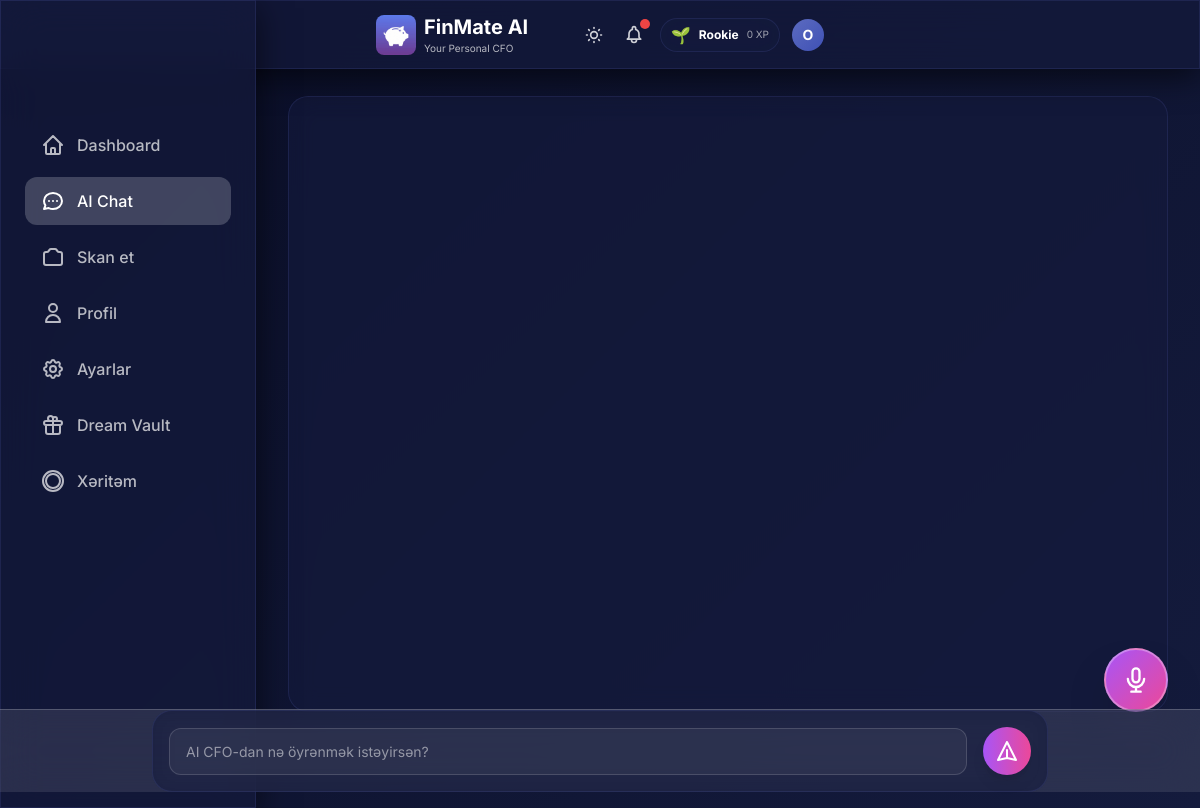
The page /chat (signed in) on the database as committed earlier.
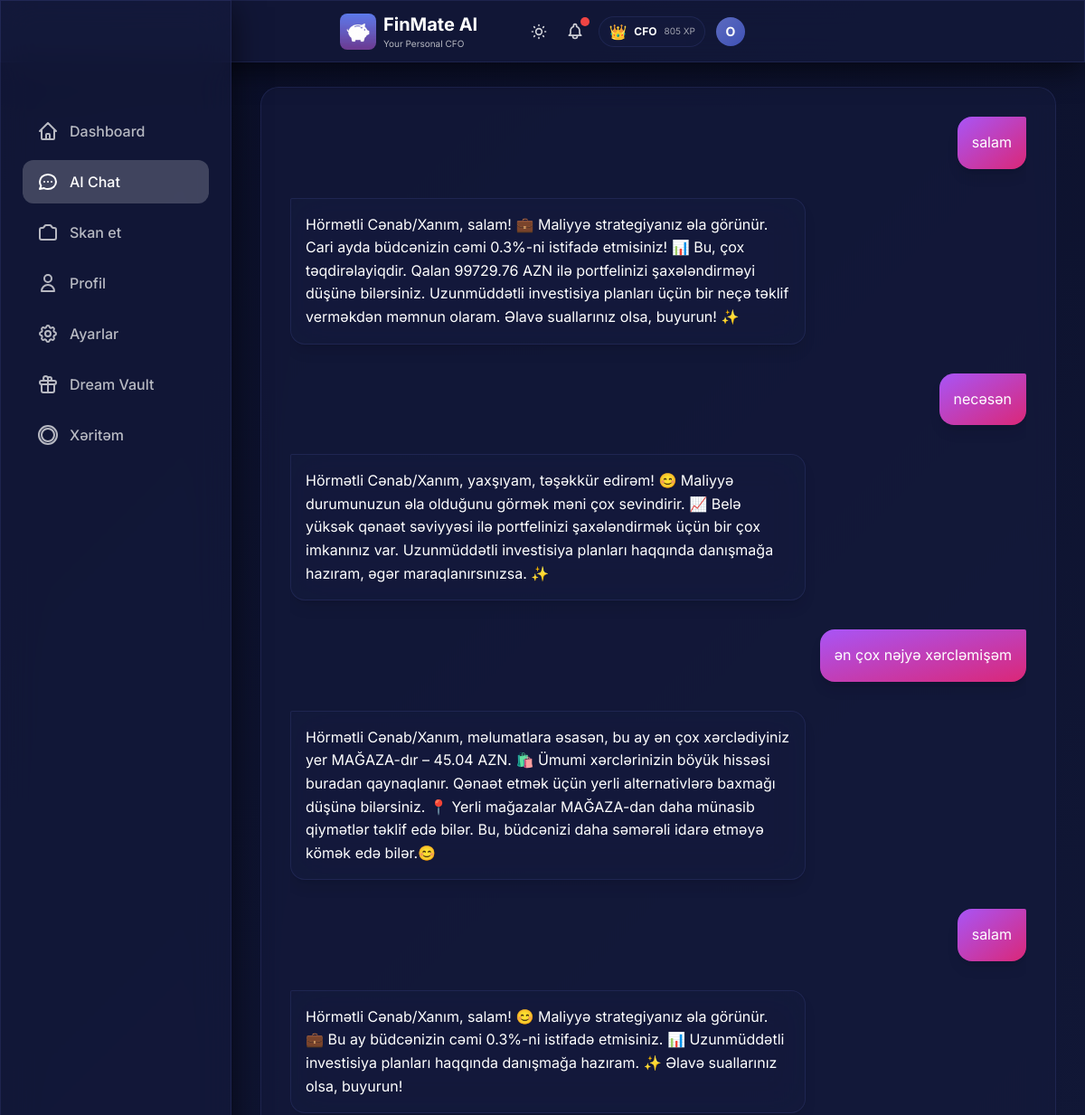
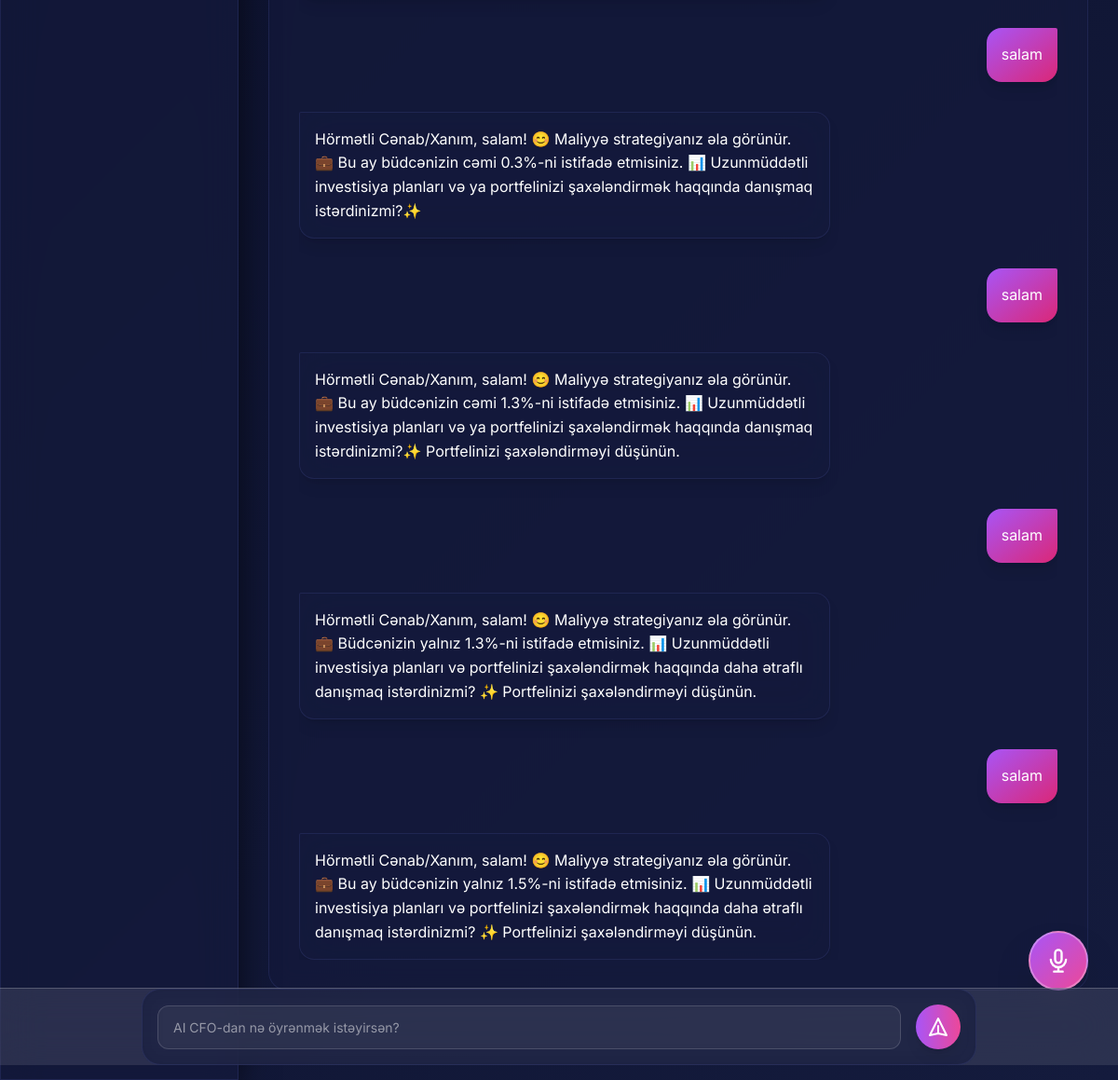
The same page on the database as committed later (2 pictures, top to bottom).
### models.py (models this page shows, shortened)
class User(Base):
    __tablename__ = "users"
    id = Column(Integer, primary_key=True, index=True)
    username = Column(String, unique=True, index=True, nullable=False)
    password_hash = Column(String, nullable=True)  # Hashed password (nullable for demo user)
    monthly_income = Column(Float, nullable=True)  # Monthly salary/income
    monthly_budget = Column(Float, default=1000.0)
    xp_points = Column(Integer, default=0)
    level_title = Column(String, default="Rookie")
    preferred_language = Column(String, default="az")  # az, en, ru
    voice_enabled = Column(Boolean, default=True)
    daily_budget_limit = Column(Float, nullable=True)
    currency = Column(String, default="AZN")  # Display/Base currency
    personality_mode = Column(String, default="normal")  # normal, mom, strict
    is_premium = Column(Boolean, default=False)  # Premium subscription status
    readability_mode = Column(Boolean, default=False)  # Accessibility mode for vision-impaired users
    ai_name = Column(String, default="FinMate")  # Customizable AI name
    ai_attitude = Column(String, default="Professional")  # Strict, Funny, Sarcastic, Supportive
    ai_style = Column(String, default="Formal")  # Slang, Shakespearean, Dialect, Short
    ai_persona_mode = Column(String, default="Auto")  # Auto (behavioral profiling) or Manual
    login_streak = Column(Integer, default=0)
    last_login_date = Column(Date, nullable=True)
    created_at = Column(DateTime, default=datetime.utcnow)
    expenses = relationship("Expense", back_populates="user", cascade="all, delete-orphan")
    chat_messages = relationship("ChatMessage", back_populates="user", cascade="all, delete-orphan")
    xp_logs = relationship("XPLog", back_populates="user", cascade="all, delete-orphan")
    dreams = relationship("Dream", back_populates="user", cascade="all, delete-orphan")

class ChatMessage(Base):
    __tablename__ = "chat_messages"
    id = Column(Integer, primary_key=True, index=True)
    user_id = Column(Integer, ForeignKey("users.id"), nullable=False)
    role = Column(String, nullable=False)  # 'user' or 'ai'
    content = Column(Text, nullable=False)
    timestamp = Column(DateTime, default=datetime.utcnow, nullable=False)
    user = relationship("User", back_populates="chat_messages")

### main.py (the view)
@app.get("/chat", response_class=HTMLResponse)
async def chat_page(request: Request, db: Session = Depends(get_db)):
    user = get_current_user(request, db)
    if not user:
        return RedirectResponse(url="/login", status_code=303)
    messages = db.query(ChatMessage).filter(
        ChatMessage.user_id == user.id
    ).order_by(ChatMessage.timestamp.asc()).all()
    return templates.TemplateResponse("chat.html", {
        "request": request,
        "user": user,
        "messages": messages
    })

### templates/chat.html (shortened to what this page needs)
{% extends "base.html" %}
{% block extra_head %}
<link rel="stylesheet" href="/static/css/chat.css">
{% endblock %}
{% block content %}
<div class="max-w-5xl mx-auto px-2 sm:px-4">
    <div class="glass-card p-6 sm:p-8 mb-32 lg:mb-16">
        <div class="chat-container" id="chatContainer">
            <div id="messages" class="space-y-6 sm:space-y-8">
                {% for message in messages %}
                {% if message.role == 'user' %}
                <div class="flex justify-end">
                    <div
                        class="message-bubble bg-gradient-to-br from-purple-500 to-pink-600 text-white p-4 rounded-2xl rounded-tr-sm shadow-lg">
                        {{ message.content | safe }}
                    </div>
                </div>
                {% else %}
                <div class="flex justify-start">
                    <div class="message-bubble glass p-4 rounded-2xl rounded-tl-sm text-white shadow-lg">
                        {{ message.content | safe }}
                    </div>
                </div>
                {% endif %}
                {% endfor %}
            </div>
        </div>
    </div>
</div>
<div
    class="chat-input-container fixed bottom-20 sm:bottom-24 left-0 right-0 px-4 sm:px-6 md:bottom-4 transition-all duration-300 z-50">
    <div class="max-w-4xl mx-auto">
        <form hx-post="/api/chat" hx-target="#messages" hx-swap="beforeend" hx-headers='{"X-Client-Appended":"true"}'
            hx-on::after-request="this.reset(); scrollToBottom();"
            class="glass-card p-3 sm:p-4 flex items-center gap-3 sm:gap-4" id="chat-form">
            <input type="text" name="message" placeholder="AI CFO-dan nə öyrənmək istəyirsən?" required
                class="chat-input-field flex-1" autocomplete="off" id="chat-input" />
            <button type="submit"
                class="w-10 h-10 sm:w-12 sm:h-12 flex-shrink-0 rounded-full bg-gradient-to-r from-purple-500 to-pink-500 flex items-center justify-center hover:scale-110 transition shadow-lg group">
                <svg class="w-5 h-5 sm:w-6 sm:h-6 text-white group-hover:scale-110 transition" fill="none"
                    stroke="currentColor" viewBox="0 0 24 24">
                    <path stroke-linecap="round" stroke-linejoin="round" stroke-width="2"
                        d="M12 19l9 2-9-18-9 18 9-2zm0 0v-8"></path>
                </svg>
            </button>
        </form>
    </div>
</div>
{% endblock %}

### templates/base.html (shortened to what this page needs)
<!DOCTYPE html>
<html lang="az" data-theme="dark">
<head>
    <link href="https://cdn.jsdelivr.net/npm/daisyui@4.4.19/dist/full.min.css" rel="stylesheet" type="text/css" />
    <script src="https://cdn.tailwindcss.com"></script>
    <script src="/static/js/tailwind-config.js"></script>
    <link rel="stylesheet" href="/static/css/base.css">
    {% block extra_head %}{% endblock %}
</head>
<body>
    <div class="glass fixed top-0 left-0 right-0 z-40 px-2 sm:px-4 py-2 sm:py-3">
        <div class="flex items-center justify-between max-w-md mx-auto">
            <div class="min-w-0 flex-1 flex items-center gap-2">
                <img src="/static/icons/icon-192.png" alt="FinMate AI"
                    class="w-8 h-8 sm:w-10 sm:h-10 rounded-lg flex-shrink-0" onerror="this.style.display='none'">
                <div class="min-w-0">
                    <h1 class="text-lg sm:text-xl font-bold text-white truncate">FinMate AI</h1>
                    <p class="text-[9px] sm:text-[10px] text-white/70">Your Personal CFO</p>
                </div>
            </div>
            <div class="flex items-center gap-2 sm:gap-3 relative flex-shrink-0">
                <button id="theme-toggle" class="relative text-white/80 hover:text-white transition p-1"
                    title="Tema dəyişdir">
                </button>
                <button id="alert-bell" class="relative text-white/80 hover:text-white transition p-1">
                    <span id="alert-counter"
                        class="absolute -top-0.5 -right-0.5 w-2.5 h-2.5 bg-red-500 rounded-full shadow-lg"></span>
                </button>
                {% if user and user.xp_points is defined %}
                <div
                    class="hidden sm:flex items-center gap-1.5 sm:gap-2 glass-card px-2 sm:px-2.5 py-0.5 sm:py-1 rounded-full">
                    <span class="text-sm sm:text-base">{% if user.level_title == 'Rookie' %}🌱{% elif user.level_title
                        == 'Saver'
                        %}💰{% elif user.level_title == 'Analyst' %}📊{% elif user.level_title == 'Manager' %}🎯{%
                        elif
                        user.level_title == 'CFO' %}👑{% else %}⭐{% endif %}</span>
                    <span class="text-[10px] sm:text-xs font-bold text-white hidden md:inline">{{ user.level_title
                        }}</span>
                    <span class="text-[9px] sm:text-[10px] text-white/60">{{ user.xp_points }} XP</span>
                </div>
                {% endif %}
                <div class="relative flex-shrink-0 group">
                    <button type="button" id="profile-dropdown-btn" class="relative focus:outline-none">
                        <div id="user-avatar"
                            class="w-7 h-7 sm:w-8 sm:h-8 rounded-full flex items-center justify-center text-white font-bold text-xs sm:text-sm transition-all duration-400 group-hover:scale-110 hover:scale-110"
                            style="background: linear-gradient(135deg, var(--accent-primary), var(--accent-secondary));">
                            {{ user.username[0].upper() if user else 'D' }}
                        </div>
                    </button>
                </div>
            </div>
        </div>
    </div>
    <div class="pt-24 pb-8 px-4">
        <div class="w-full lg:max-w-7xl mx-auto">
            {% block content %}{% endblock %}
        </div>
    </div>
    <div class="hidden lg:block fixed left-0 top-0 bottom-0 w-64 glass z-40 pt-24">
        <nav class="p-6 space-y-2">
            <a href="/"
                class="flex items-center gap-3 px-4 py-3 rounded-xl text-white/70 hover:text-white hover:bg-white/10 transition {% if request.url.path == '/' %}bg-white/20 !text-white{% endif %}">
                <svg class="w-6 h-6" fill="none" stroke="currentColor" viewBox="0 0 24 24">
                    <path stroke-linecap="round" stroke-linejoin="round" stroke-width="2"
                        d="M3 12l2-2m0 0l7-7 7 7M5 10v10a1 1 0 001 1h3m10-11l2 2m-2-2v10a1 1 0 01-1 1h-3m-6 0a1 1 0 001-1v-4a1 1 0 011-1h2a1 1 0 011 1v4a1 1 0 001 1m-6 0h6">
                    </path>
                </svg>
                <span class="font-medium">Dashboard</span>
            </a>
            <a href="/chat"
                class="flex items-center gap-3 px-4 py-3 rounded-xl text-white/70 hover:text-white hover:bg-white/10 transition {% if request.url.path == '/chat' %}bg-white/20 !text-white{% endif %}">
                <svg class="w-6 h-6" fill="none" stroke="currentColor" viewBox="0 0 24 24">
                    <path stroke-linecap="round" stroke-linejoin="round" stroke-width="2"
                        d="M8 12h.01M12 12h.01M16 12h.01M21 12c0 4.418-4.03 8-9 8a9.863 9.863 0 01-4.255-.949L3 20l1.395-3.72C3.512 15.042 3 13.574 3 12c0-4.418 4.03-8 9-8s9 3.582 9 8z">
                    </path>
                </svg>
                <span class="font-medium">AI Chat</span>
            </a>
            <a href="/scan"
                class="flex items-center gap-3 px-4 py-3 rounded-xl text-white/70 hover:text-white hover:bg-white/10 transition {% if request.url.path == '/scan' %}bg-white/20 !text-white{% endif %}">
                <span class="font-medium">Skan et</span>
            </a>
            <a href="/profile"
                class="flex items-center gap-3 px-4 py-3 rounded-xl text-white/70 hover:text-white hover:bg-white/10 transition {% if request.url.path == '/profile' %}bg-white/20 !text-white{% endif %}">
                <svg class="w-6 h-6" fill="none" stroke="currentColor" viewBox="0 0 24 24">
                    <path stroke-linecap="round" stroke-linejoin="round" stroke-width="2"
                        d="M16 7a4 4 0 11-8 0 4 4 0 018 0zM12 14a7 7 0 00-7 7h14a7 7 0 00-7-7z"></path>
                </svg>
                <span class="font-medium">Profil</span>
            </a>
            <a href="/settings"
                class="flex items-center gap-3 px-4 py-3 rounded-xl text-white/70 hover:text-white hover:bg-white/10 transition {% if request.url.path == '/settings' %}bg-white/20 !text-white{% endif %}">
                <span class="font-medium">Ayarlar</span>
            </a>
            <a href="/dream-vault"
                class="flex items-center gap-3 px-4 py-3 rounded-xl text-white/70 hover:text-white hover:bg-white/10 transition {% if request.url.path == '/dream-vault' %}bg-white/20 !text-white{% endif %}">
                <svg class="w-6 h-6" fill="none" stroke="currentColor" viewBox="0 0 24 24">
                    <path stroke-linecap="round" stroke-linejoin="round" stroke-width="2"
                        d="M12 8v13m0-13V6a2 2 0 112 2h-2zm0 0V5.5A2.5 2.5 0 109.5 8H12zm-7 4h14M5 12a2 2 0 110-4h14a2 2 0 110 4M5 12v7a2 2 0 002 2h10a2 2 0 002-2v-7">
                    </path>
                </svg>
                <span class="font-medium">Dream Vault</span>
            </a>
            <a href="/heatmap"
                class="flex items-center gap-3 px-4 py-3 rounded-xl text-white/70 hover:text-white hover:bg-white/10 transition {% if request.url.path == '/heatmap' %}bg-white/20 !text-white{% endif %}">
                <svg class="w-6 h-6" fill="none" stroke="currentColor" viewBox="0 0 24 24">
                    <path stroke-linecap="round" stroke-linejoin="round" stroke-width="2"
                        d="M2 12a10 10 0 1020 0 10 10 0 00-20 0zm10-7a7 7 0 00-7 7c0 3.866 3.134 7 7 7a7 7 0 007-7c0-3.866-3.134-7-7-7z">
                    </path>
                </svg>
                <span class="font-medium">Xəritəm</span>
            </a>
        </nav>
    </div>
    {% if user and user.voice_enabled %}
    {% if request.url.path == '/scan' or request.url.path == '/chat' %}
    <button onclick="openVoiceModal()"
        class="fixed {% if request.url.path == '/scan' %}bottom-24{% else %}bottom-32{% endif %} right-4 sm:right-6 w-14 h-14 sm:w-16 sm:h-16 glass bg-gradient-to-br from-purple-500 to-pink-500 backdrop-blur-xl border-2 border-white/30 rounded-full shadow-2xl flex items-center justify-center text-white hover:scale-110 active:scale-95 transition-all z-40 md:{% if request.url.path == '/scan' %}bottom-20{% else %}bottom-24{% endif %} md:right-8 mb-16 md:mb-0 group">
        <svg class="w-6 h-6 sm:w-7 sm:h-7 group-hover:scale-110 transition-transform" fill="none" stroke="currentColor"
            viewBox="0 0 24 24">
            <path stroke-linecap="round" stroke-linejoin="round" stroke-width="2"
                d="M19 11a7 7 0 01-7 7m0 0a7 7 0 01-7-7m7 7v4m0 0H8m4 0h4m-4-8a3 3 0 01-3-3V5a3 3 0 116 0v6a3 3 0 01-3 3z">
            </path>
        </svg>
    </button>
    {% endif %}
    {% endif %}
</body>
</html>
</html>

### static/css/base.css (style rules this page uses)
:root { --bg-primary: #0a0e27; --bg-secondary: #141b3d; --glass-bg: rgba(20, 27, 61, 0.7); --glass-border: rgba(100, 116, 207, 0.15); --glass-shadow: rgba(0, 0, 0, 0.6); --text-primary: #e8eaf6; --text-secondary: rgba(232, 234, 246, 0.75); --nav-border: rgba(100, 116, 207, 0.2); --skeleton-bg: rgba(100, 116, 207, 0.08); --accent-primary: #5c6bc0; --accent-secondary: #3f51b5; }
* { font-family: 'Inter', sans-serif; }
body:not(.no-transition), body:not(.no-transition) .glass, body:not(.no-transition) .glass-card, body:not(.no-transition) .bottom-nav { transition: background 0.6s cubic-bezier(0.4, 0, 0.2, 1), color 0.6s cubic-bezier(0.4, 0, 0.2, 1), border-color 0.6s cubic-bezier(0.4, 0, 0.2, 1), box-shadow 0.6s cubic-bezier(0.4, 0, 0.2, 1); }
body { transition: background 0.8s ease-in-out; }
body { background: linear-gradient(135deg, var(--bg-primary) 0%, var(--bg-secondary) 100%); min-height: 100vh; padding-bottom: 80px; color: var(--text-primary); }
@media (min-width: 1024px) { body { padding-left: 256px; padding-bottom: 0; } }
.glass { background: var(--glass-bg); backdrop-filter: blur(20px); -webkit-backdrop-filter: blur(20px); border: 1px solid var(--glass-border); box-shadow: 0 8px 32px 0 var(--glass-shadow); }
.glass-card { background: var(--glass-bg); backdrop-filter: blur(12px); -webkit-backdrop-filter: blur(12px); border-radius: 20px; border: 1px solid var(--glass-border); }

### static/css/chat.css (style rules this page uses)
.chat-container { height: calc(100vh - 250px); overflow-y: auto; overflow-x: hidden; scroll-behavior: smooth; }
.message-bubble { max-width: 70%; word-wrap: break-word; word-break: break-word; animation: slideIn 0.3s ease-out; line-height: 1.6; font-size: 1rem; }
.chat-input-container { background: rgba(255, 255, 255, 0.1); backdrop-filter: blur(20px); -webkit-backdrop-filter: blur(20px); border-top: 1px solid rgba(255, 255, 255, 0.2); }
.chat-input-field { background: rgba(255, 255, 255, 0.05); border: 1px solid rgba(255, 255, 255, 0.15); border-radius: 12px; padding: 0.75rem 1rem; color: #ffffff; font-size: 0.875rem; transition: all 0.3s ease; min-height: 44px; }
.chat-input-field::placeholder { color: rgba(255, 255, 255, 0.5); }

Rows that differ between the two databases and show on the page:
changed User: level_title "Rookie" → "CFO"; xp_points "0" → "805"
added ChatMessage: content "salam"
added ChatMessage: content "Hörmətli Cənab/Xanım, salam! 💼 Maliyyə strategiyanız əla görünür. Cari ayda büdcənizin cəmi 0.3%-ni istifadə etmisiniz! 📊 Bu, çox təqdirəlayiqdir. Qalan 99729.76 AZN ilə portfelinizi şaxələndirməyi düşünə bilərsiniz. Uzunmüddətli investisiya planları üçün bir neçə təklif verməkdən məmnun olaram. Əlavə suallarınız olsa, buyurun! ✨"
added ChatMessage: content "necəsən"
added ChatMessage: content "Hörmətli Cənab/Xanım, yaxşıyam, təşəkkür edirəm! 😊 Maliyyə durumunuzun əla olduğunu görmək məni çox sevindirir. 📈 Belə yüksək qənaət səviyyəsi ilə portfelinizi şaxələndirmək üçün bir çox imkanınız var. Uzunmüddətli investisiya planları haqqında danışmağa hazıram, əgər maraqlanırsınızsa. ✨"
added ChatMessage: content "ən çox nəjyə xərcləmişəm"
added ChatMessage: content "Hörmətli Cənab/Xanım, məlumatlara əsasən, bu ay ən çox xərclədiyiniz yer MAĞAZA-dır – 45.04 AZN. 🛍️ Ümumi xərclərinizin böyük hissəsi buradan qaynaqlanır. Qənaət etmək üçün yerli alternativlərə baxmağı düşünə bilərsiniz. 📍 Yerli mağazalar MAĞAZA-dan daha münasib qiymətlər təklif edə bilər. Bu, büdcənizi daha səmərəli idarə etməyə kömək edə bilər.😊"
added ChatMessage: content "salam"
added ChatMessage: content "Hörmətli Cənab/Xanım, salam! 😊 Maliyyə strategiyanız əla görünür. 💼 Bu ay büdcənizin cəmi 0.3%-ni istifadə etmisiniz. 📊 Uzunmüddətli investisiya planları haqqında danışmağa hazıram. ✨ Əlavə suallarınız olsa, buyurun!"
added ChatMessage: content "salam"
added ChatMessage: content "Hörmətli Cənab/Xanım, salam! 😊 Maliyyə strategiyanız əla görünür. 💼 Bu ay büdcənizin cəmi 0.3%-ni istifadə etmisiniz. 📊 Uzunmüddətli investisiya planları və ya portfelinizi şaxələndirmək haqqında danışmaq istərdinizmi?✨"
added ChatMessage: content "salam"
added ChatMessage: content "Hörmətli Cənab/Xanım, salam! 😊 Maliyyə strategiyanız əla görünür. 💼 Bu ay büdcənizin cəmi 1.3%-ni istifadə etmisiniz. 📊 Uzunmüddətli investisiya planları və ya portfelinizi şaxələndirmək haqqında danışmaq istərdinizmi?✨ Portfelinizi şaxələndirməyi düşünün."
added ChatMessage: content "salam"
added ChatMessage: content "Hörmətli Cənab/Xanım, salam! 😊 Maliyyə strategiyanız əla görünür. 💼 Büdcənizin yalnız 1.3%-ni istifadə etmisiniz. 📊 Uzunmüddətli investisiya planları və portfelinizi şaxələndirmək haqqında daha ətraflı danışmaq istərdinizmi? ✨ Portfelinizi şaxələndirməyi düşünün."
added ChatMessage: content "salam"
added ChatMessage: content "Hörmətli Cənab/Xanım, salam! 😊 Maliyyə strategiyanız əla görünür. 💼 Bu ay büdcənizin yalnız 1.5%-ni istifadə etmisiniz. 📊 Uzunmüddətli investisiya planları və portfelinizi şaxələndirmək haqqında daha ətraflı danışmaq istərdinizmi? ✨ Portfelinizi şaxələndirməyi düşünün."
